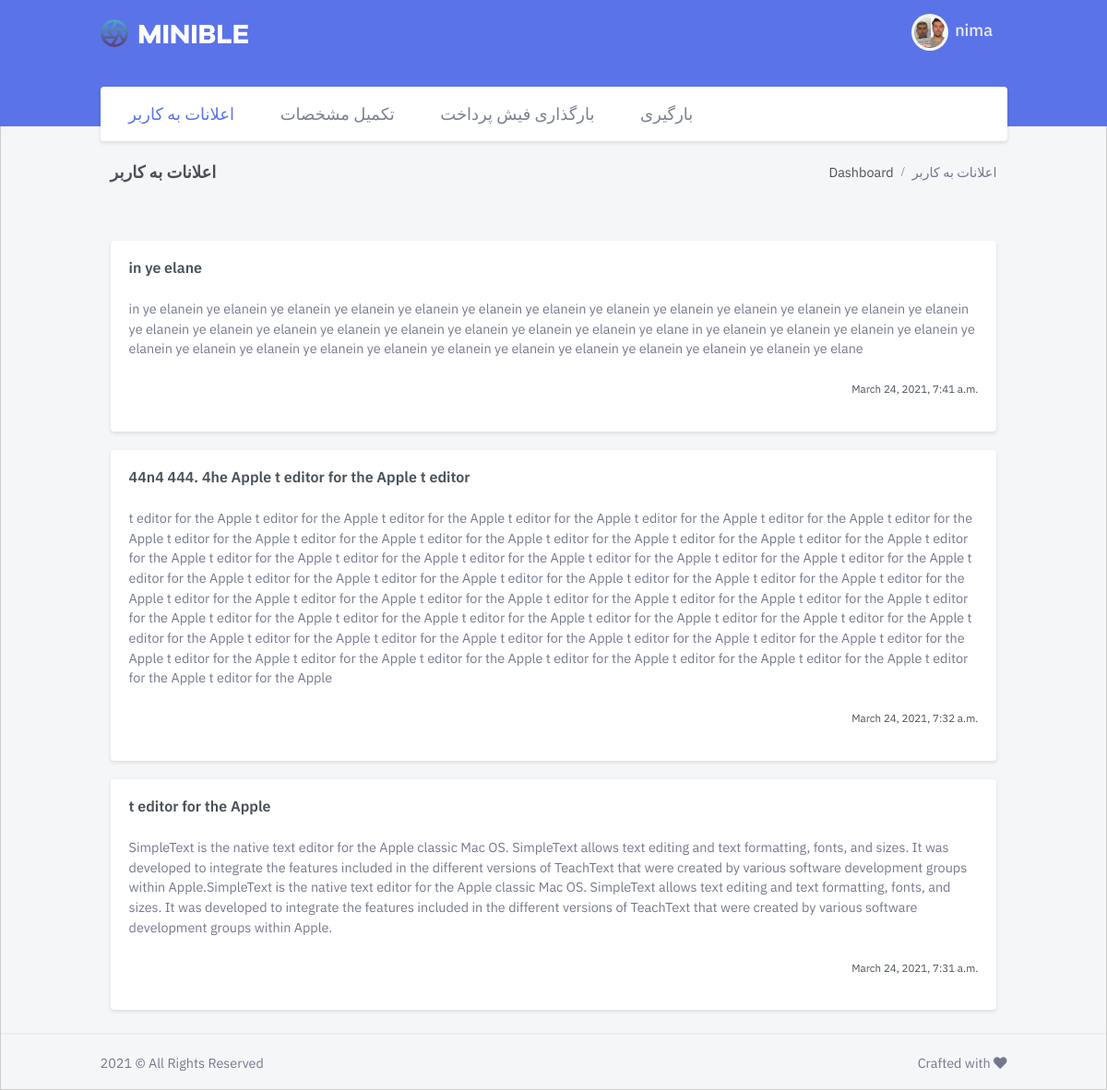
The app's page / (signed in) with its own data.
### dashboard/models.py (models this page shows, shortened)
class Profile(models.Model):
  user = models.OneToOneField(User, on_delete=models.CASCADE,unique=True,related_name='profile',verbose_name = "کاربر")
  father_name = models.CharField(max_length=50,null=True, blank=True,verbose_name = " نام پدر  ")
  phone = models.CharField(max_length=50,null=True, blank=True,verbose_name = " شماره تماس  ")
  identity_number = models.CharField(max_length=50,unique=True,null=True, blank=True,verbose_name = "شماره شناسنامه")
  national_code = models.CharField(max_length=50,unique=True,null=True, blank=True,verbose_name = " کد ملی ")
  address = models.CharField(max_length=250,null=True, blank=True,verbose_name = " آدرس  ")
  bank_name = models.CharField(max_length=50,null=True, blank=True,verbose_name = " نام بانک")
  account_holder = models.CharField(max_length=150,null=True, blank=True,verbose_name = " نام صاحب حساب ")
  cardـnumber = models.CharField(max_length=16,null=True, blank=True,verbose_name = " شماره کارت بانک  ")
  user_photo=models.ImageField(upload_to='user_uploads/user_photo',default='user_uploads/user_photo/default.png',null=True, blank=True,verbose_name = "تصویر کاربر")
  signature=models.ImageField(upload_to='user_uploads/signature',default='user_uploads/signature/default.png',null=True, blank=True,verbose_name = "امضاء")
  personalـphoto=models.ImageField(upload_to='user_uploads/personalـphoto',default='user_uploads/personalـphoto/default.png',null=True, blank=True,verbose_name = "عکس پرسنلی ۳*۴")
  class Meta:
      verbose_name = "پروفایل"
      verbose_name_plural = " پروفایل ها "

class Notice(models.Model):
    user = models.ManyToManyField(User)
    title = models.CharField(max_length=200, unique=True)
    updated_on = models.DateTimeField(auto_now= True)
    content = models.TextField()
    created_on = models.DateTimeField(auto_now_add=True)
    class Meta:
        ordering = ['-created_on']
    class Meta:
        verbose_name = "اعلان"
        verbose_name_plural = " اعلانات "

### dashboard/views.py (the view)
# urls.py: path('', include('dashboard.urls')),
@login_required
@transaction.atomic
def dashboard(request):
  profile = models.Profile.objects.filter(user=request.user)
  notices = models.Notice.objects.filter(user=request.user).order_by('-created_on')
  payment = models.Payment.objects.filter(user=request.user).order_by('-created_on')
  if request.method == 'POST':
        user_form = UserForm(request.POST, instance=request.user)
        profile_form = ProfileForm(request.POST, request.FILES, instance=request.user.profile)
        if user_form.is_valid() and profile_form.is_valid():
            user_form.save()
            profile_form.save()
            messages.success(request, _('Your profile was successfully updated!'))
            context = {'profile': profile,'notices': notices,'payment': payment,'user_form': user_form,'profile_form': profile_form }
            return render(request, 'dashboard/dashboard.html', context)
        else:
            messages.error(request, _('Please correct the error below.'))
  else:
      user_form = UserForm(instance=request.user)
      profile_form = ProfileForm(instance=request.user.profile)
  context = {
  'profile': profile,
  'notices': notices,
  'payment': payment,
  'user_form': user_form,
  'profile_form': profile_form }
  return render(request, 'dashboard/dashboard.html', context)

### templates/dashboard/dashboard.html (shortened to what this page needs)
{% load static %}
<!doctype html>
<html lang="en">
<head>
        <link href="{% static 'dashboard/css/bootstrap.min.css' %}" id="bootstrap-style" rel="stylesheet" type="text/css" />
        <link href="{% static 'dashboard/css/icons.min.css' %}" rel="stylesheet" type="text/css" />
        <link href="{% static 'dashboard/css/app.min.css' %}" id="app-style" rel="stylesheet" type="text/css" />
    </head>
    <body data-layout="horizontal" data-topbar="colored">
        <div id="layout-wrapper">
            <header id="page-topbar">
                <div class="navbar-header">
                    <div class="d-flex">
                        <div class="navbar-brand-box">
                            <a href="{% url 'dashboard' %}" class="logo logo-light">
                                <span class="logo-lg">
                                    <img src="{% static 'dashboard/images/logo-light.png' %}" alt="" height="30">
                                </span>
                            </a>
                        </div>
                    </div>
                    <div class="d-flex">
                        <div class="dropdown d-inline-block">
                            <button type="button" class="btn header-item waves-effect" id="page-header-user-dropdown"
                                data-toggle="dropdown" aria-haspopup="true" aria-expanded="false">
                                <img class="rounded-circle header-profile-user" src="{{ user.profile.user_photo.url }}" alt="Header Avatar">
                                <span class="d-none d-xl-inline-block ml-1 font-weight-medium font-size-18">{{ user.username }}</span>
                            </button>
                        </div>
                    </div>
                </div>
                <div class="container-fluid">
                    <div class="topnav">
                        <nav class="navbar navbar-light navbar-expand-lg topnav-menu">
                            <div class="collapse navbar-collapse" id="topnav-menu-content">
                                <ul class="navbar-nav">
                                    <li class="nav-item">
                                        <a class="nav-link" onclick="openTab(event, '1')" id="defaultOpen">
                                              اعلانات به کاربر
                                        </a>
                                    </li>
                                    <li class="nav-item">
                                        <a class="nav-link" onclick="openTab(event, '2')">
                                              تکمیل مشخصات
                                        </a>
                                    </li>
                                    <li class="nav-item">
                                        <a class="nav-link" onclick="openTab(event, '3')">
                                              بارگذاری فیش پرداخت
                                        </a>
                                    </li>
                                    <li class="nav-item">
                                        <a class="nav-link" onclick="openTab(event, '4')">
                                               بارگیری
                                        </a>
                                    </li>
                                </ul>
                            </div>
                        </nav>
                    </div>
                </div>
            </header>
            <div id="1" class="tabcontent">
                <div class="main-content">
                    <div class="page-content">
                        <div class="container-fluid">
                            <div class="row">
                                <div class="col-12">
                                    <div class="page-title-box d-flex align-items-center justify-content-between">
                                        <h4 class="mb-0"> اعلانات به کاربر </h4>
                                        <div class="page-title-right">
                                            <ol class="breadcrumb m-0">
                                                <li class="breadcrumb-item">Dashboard</li>
                                                <li class="breadcrumb-item active"> اعلانات به کاربر </li>
                                            </ol>
                                        </div>
                                    </div>
                                </div>
                            </div>
                            <br><br>
                          {% for Notice in notices %}
                            <div class="row">
                                <div class="col-lg-12">
                                    <div class="card">
                                        <div class="card-body">
                                             <h4 class="card-title mb-4">{{ Notice.title }}</h4>
                                             <div class="table-responsive">
                                                <p class="text-muted mb-0">{{ Notice.content }}</p>
                                                <br>
                                                <p style="text-align:right"> <small> {{ Notice.updated_on }} </small> </p>
                                              </div>
                                        </div>
                                    </div>
                                </div>
                            </div>
                          {% endfor %}
                        </div>
                    </div>
                    <footer class="footer">
                        <div class="container-fluid">
                            <div class="row">
                                <div class="col-sm-6">
                                    <script>document.write(new Date().getFullYear())</script> © All Rights Reserved
                                </div>
                                <div class="col-sm-6">
                                    <div class="text-sm-right d-none d-sm-block">
                                        Crafted with <i class="fas fa-heart"></i>
                                    </div>
                                </div>
                            </div>
                        </div>
                    </footer>
                </div>
            </div>
        </div>
    </body>
</html>

### templates/dashboard/dashboard.html (style rules this page uses)
.tabcontent { display: none; padding: 6px 12px; border: 1px solid #ccc; border-top: none; }
.tabcontent { animation: fadeEffect 1s; }

### records on screen
Notice: title "in ye elane", content "in ye elanein ye elanein ye elanein ye elanein ye elanein ye elanein ye elanein ye elanein ye elanein ye elanein ye elanein ye elanein ye elanein ye elanein ye elanein ye elanein ye elanein ye elanein ye elanein ye elanein ye elanein ye elane in ye elanein ye elanein ye elanein ye elanein ye elanein ye elanein ye elanein ye elanein ye elanein ye elanein ye elanein ye elanein ye elanein ye elanein ye elanein ye elane", updated_on "March 24, 2021, 7:41 a.m."
Notice: title "44n4 444. 4he Apple t editor for the Apple t editor", content "t editor for the Apple t editor for the Apple t editor for the Apple t editor for the Apple t editor for the Apple t editor for the Apple t editor for the Apple t editor for the Apple t editor for the Apple t editor for the Apple t editor for the Apple t editor for the Apple t editor for the Apple t editor for the Apple t editor for the Apple t editor for the Apple t editor for the Apple t editor for the Apple t editor for the Apple t editor for the Apple t editor for the Apple t editor for the Apple t editor for the Apple t editor for the Apple t editor for the Apple t editor for the Apple t editor for the Apple t editor for the Apple t editor for the Apple t editor for the Apple t editor…", updated_on "March 24, 2021, 7:32 a.m."
Notice: title "t editor for the Apple", content "SimpleText is the native text editor for the Apple classic Mac OS. SimpleText allows text editing and text formatting, fonts, and sizes. It was developed to integrate the features included in the different versions of TeachText that were created by various software development groups within Apple.SimpleText is the native text editor for the Apple classic Mac OS. SimpleText allows text editing and text formatting, fonts, and sizes. It was developed to integrate the features included in the different versions of TeachText that were created by various software development groups within Apple.", updated_on "March 24, 2021, 7:31 a.m."

### other values on screen
{{ user.username }} "nima"
